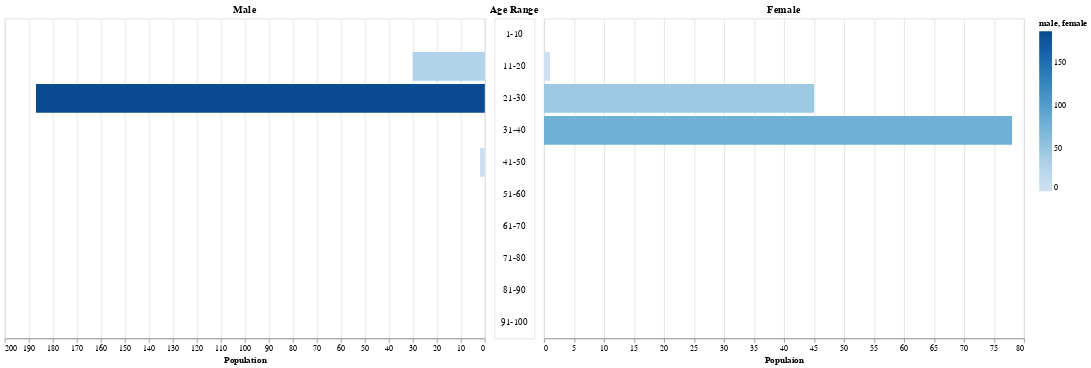

Notebook code cell kept with this figure:
### Code cell
slider = alt.binding_range(min=1, max=5, step=1)
select_mood = alt.selection_single(name='slider_on', fields=['mood'],
                                   bind=slider, init={'mood': 1})

base = alt.Chart(new_df).add_selection(
    select_mood
).transform_filter(
    select_mood
).properties(
    width=250
)


chart_m = base.mark_bar().encode(
    x=alt.X('male:Q',
            title='Population',
            sort='descending'),
    y=alt.Y('age_range:N', axis=None, sort='ascending'),
    color=alt.Color('male')
).properties(
    title="Male",
    width=600,
    height=400,
)

yscale = base.encode(
    y=alt.Y('age_range:N', axis=None, title='Age ranges'),
    text=alt.Text('age_range'),
).mark_text().properties(
    title="Age Range",
    width=50,
    height=400,
)

chart_f = base.mark_bar().encode(
    x=alt.X('female:Q',
            title='Populaion',
            sort='ascending'),
    y=alt.Y('age_range:N', axis=None, sort='ascending'),
    color=alt.Color('female')
).properties(
    title="Female",
    width=600,
    height=400,
)

final_c = alt.concat(chart_m, yscale, chart_f, spacing = 5)
final_c.save('final_c.html')
final_c

### Figure 1 — Vega-Lite specification as saved in the notebook (floating-point values rounded to 4 significant figures)
{"config": {"view": {"continuousWidth": 400, "continuousHeight": 300}}, "concat": [{"mark": "bar", "encoding": {"color": {"type": "quantitative", "field": "male"}, "x": {"type": "quantitative", "field": "male", "sort": "descending", "title": "Population"}, "y": {"type": "nominal", "axis": null, "field": "age_range", "sort": "ascending"}}, "height": 400, "selection": {"slider_on": {"type": "single", "fields": ["mood"], "bind": {"input": "range", "max": 5, "min": 1, "step": 1}, "init": {"mood": 1}}}, "title": "Male", "transform": [{"filter": {"selection": "slider_on"}}], "width": 600}, {"mark": "text", "encoding": {"text": {"type": "nominal", "field": "age_range"}, "y": {"type": "nominal", "axis": null, "field": "age_range", "title": "Age ranges"}}, "height": 400, "selection": {"slider_on": {"type": "single", "fields": ["mood"], "bind": {"input": "range", "max": 5, "min": 1, "step": 1}, "init": {"mood": 1}}}, "title": "Age Range", "transform": [{"filter": {"selection": "slider_on"}}], "width": 50}, {"mark": "bar", "encoding": {"color": {"type": "quantitative", "field": "female"}, "x": {"type": "quantitative", "field": "female", "sort": "ascending", "title": "Populaion"}, "y": {"type": "nominal", "axis": null, "field": "age_range", "sort": "ascending"}}, "height": 400, "selection": {"slider_on": {"type": "single", "fields": ["mood"], "bind": {"input": "range", "max": 5, "min": 1, "step": 1}, "init": {"mood": 1}}}, "title": "Female", "transform": [{"filter": {"selection": "slider_on"}}], "width": 600}], "data": {"name": "data-7bd7879844fad7b6ac9f63f3a5e6cbd8"}, "spacing": 5, "$schema": "https://vega.github.io/schema/vega-lite/v4.8.1.json", "datasets": {"data-7bd7879844fad7b6ac9f63f3a5e6cbd8": [{"mood": 1, "age_range": "1-10", "male": 0, "female": 0}, {"mood": 2, "age_range": "1-10", "male": 0, "female": 1}, {"mood": 3, "age_range": "1-10", "male": 1, "female": 0}, {"mood": 4, "age_range": "1-10", "male": 1, "female": 0}, {"mood": 5, "age_range": "1-10", "male": 0, "female": 0}, {"mood": 1, "age_range": "11-20", "male": 30, "female": 1}, {"mood": 2, "age_range": "11-20", "male": 69, "female": 62}, {"mood": 3, "age_range": "11-20", "male": 167, "female": 170}, {"mood": 4, "age_range": "11-20", "male": 186, "female": 338}, {"mood": 5, "age_range": "11-20", "male": 76, "female": 30}, {"mood": 1, "age_range": "21-30", "male": 187, "female": 45}, {"mood": 2, "age_range": "21-30", "male": 198, "female": 190}, {"mood": 3, "age_range": "21-30", "male": 635, "female": 541}, {"mood": 4, "age_range": "21-30", "male": 719, "female": 667}, {"mood": 5, "age_range": "21-30", "male": 355, "female": 197}, {"mood": 1, "age_range": "31-40", "male": 0, "female": 78}, {"mood": 2, "age_range": "31-40", "male": 77, "female": 119}, {"mood": 3, "age_range": "31-40", "male": 135, "female": 546}, {"mood": 4, "age_range": "31-40", "male": 253, "female": 327}, {"mood": 5, "age_range": "31-40", "male": 55, "female": 130}, {"mood": 1, "age_range": "41-50", "male": 2, "female": 0}, {"mood": 2, "age_range": "41-50", "male": 31, "female": 20}, {"mood": 3, "age_range": "41-50", "male": 124, "female": 136}, {"mood": 4, "age_range": "41-50", "male": 179, "female": 309}, {"mood": 5, "age_range": "41-50", "male": 64, "female": 86}, {"mood": 1, "age_range": "51-60", "male": 0, "female": 0}, {"mood": 2, "age_range": "51-60", "male": 12, "female": 51}, {"mood": 3, "age_range": "51-60", "male": 96, "female": 115}, {"mood": 4, "age_range": "51-60", "male": 50, "female": 102}, {"mood": 5, "age_range": "51-60", "male": 47, "female": 105}, {"mood": 1, "age_range": "61-70", "male": 0, "female": 0}, {"mood": 2, "age_range": "61-70", "male": 0, "female": 3}, {"mood": 3, "age_range": "61-70", "male": 21, "female": 42}, {"mood": 4, "age_range": "61-70", "male": 40, "female": 68}, {"mood": 5, "age_range": "61-70", "male": 25, "female": 36}, {"mood": 1, "age_range": "71-80", "male": 0, "female": 0}, {"mood": 2, "age_range": "71-80", "male": 0, "female": 0}, {"mood": 3, "age_range": "71-80", "male": 0, "female": 35}, {"mood": 4, "age_range": "71-80", "male": 0, "female": 0}, {"mood": 5, "age_range": "71-80", "male": 0, "female": 10}, {"mood": 1, "age_range": "81-90", "male": 0, "female": 0}, {"mood": 2, "age_range": "81-90", "male": 0, "female": 0}, {"mood": 3, "age_range": "81-90", "male": 0, "female": 2}, {"mood": 4, "age_range": "81-90", "male": 0, "female": 0}, {"mood": 5, "age_range": "81-90", "male": 0, "female": 0}, {"mood": 1, "age_range": "91-100", "male": 0, "female": 0}, {"mood": 2, "age_range": "91-100", "male": 0, "female": 0}, {"mood": 3, "age_range": "91-100", "male": 0, "female": 10}, {"mood": 4, "age_range": "91-100", "male": 0, "female": 0}, {"mood": 5, "age_range": "91-100", "male": 0, "female": 0}]}}
